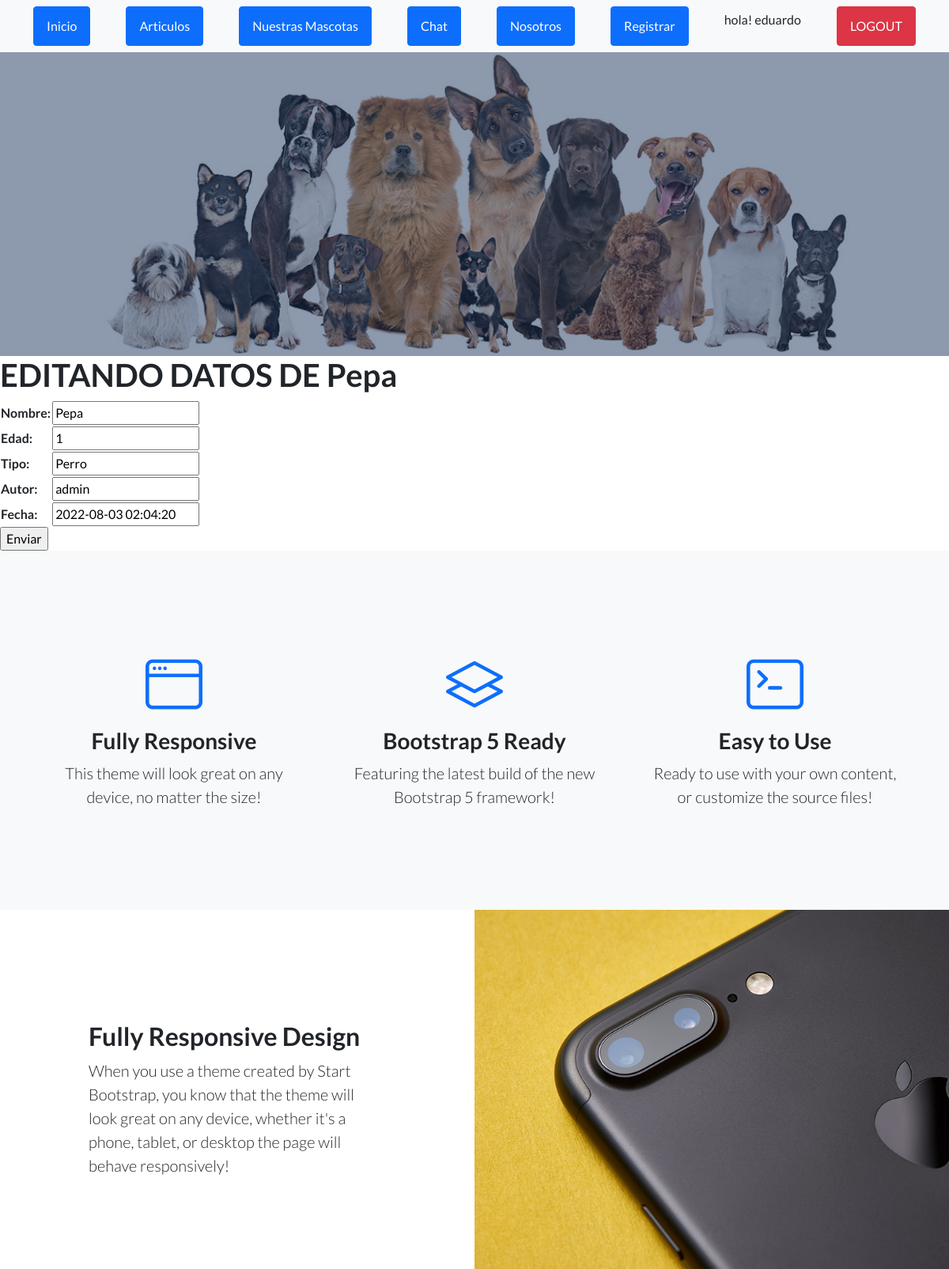
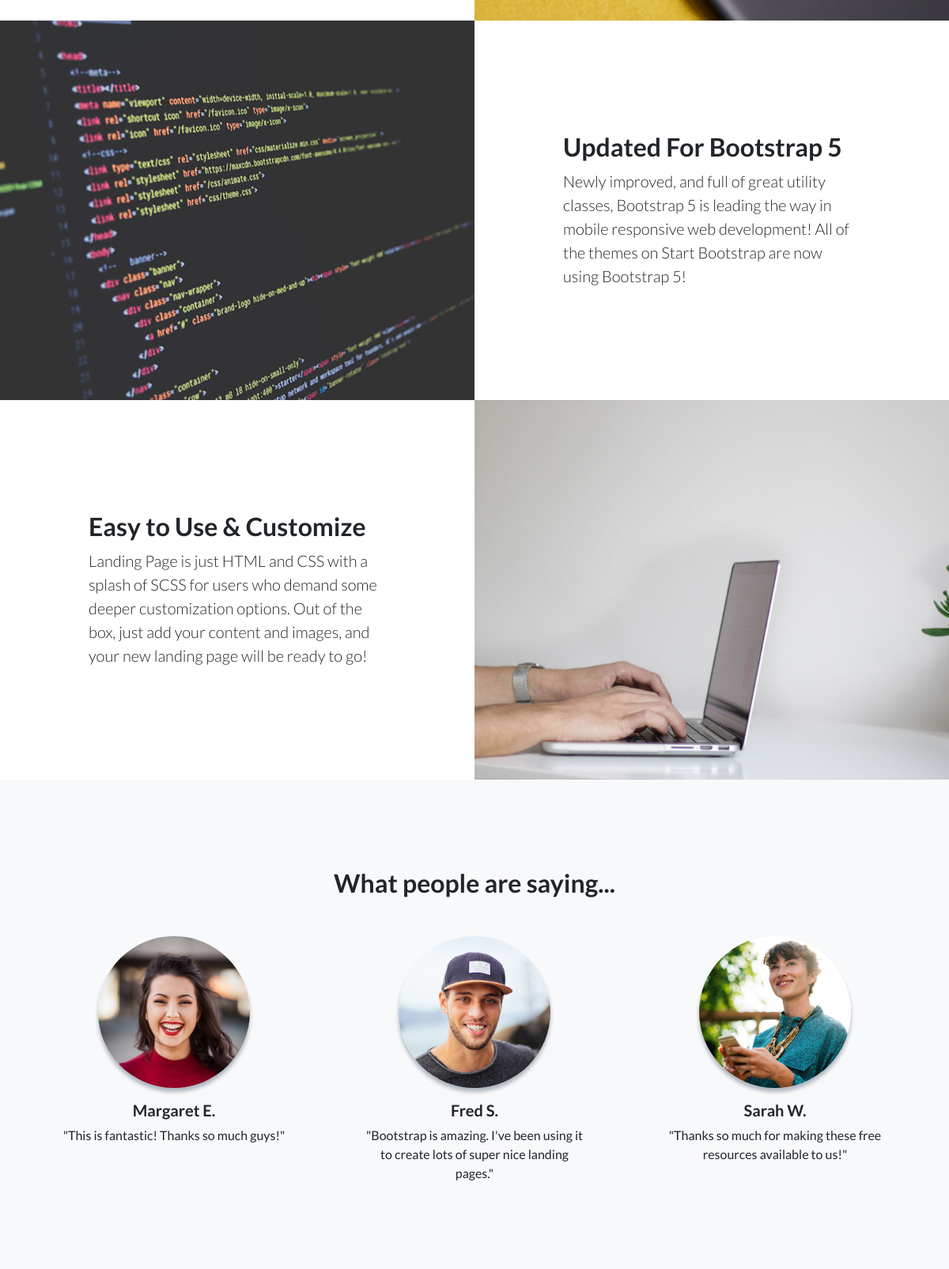
The app's page /editarmascota/Pepa (signed in, upper part) with its own data (2 pictures, top to bottom).
### App/models.py (models this page shows, shortened)
class Mascota(models.Model):
    nombre = models.CharField(max_length=50)
    edad = models.IntegerField()
    tipo = models.CharField(max_length=50) #perro, gato, etc.
    autor = models.CharField(max_length=40,null=True)
    fecha = models.DateTimeField(null=True)
    imagen = models.ImageField(upload_to = "mascotas", null=True, blank=True)

### App/views.py (the view)
# urls.py: path('editarmascota/<nombre_mascota>', editarmascota, name='editarmascota'),
def editarmascota(request,nombre_mascota):
    autor = request.user.username
    fecha = datetime.now().strftime("%Y-%m-%d %H:%M:%S")
    mascotas= Mascota.objects.get(nombre=nombre_mascota)
    if request.method == "POST":
        form = MascotaFormulario(request.POST)
        if form.is_valid():
            info = form.cleaned_data
            mascotas.nombre = info['nombre']
            mascotas.edad= info["edad"]
            mascotas.tipo= info["tipo"]
            mascotas.autor= info["autor"]
            mascotas.fecha= fecha
            mascotas.save()
            return render(request,"App/inicio.html")
    else:
        form= MascotaFormulario(initial={"nombre":mascotas.nombre, "edad":mascotas.edad, "tipo":mascotas.tipo, "autor":mascotas.autor, "fecha":mascotas.fecha})
    return render(request, "App/editarmascota.html",{"formulario":form, "nombre_mascota":nombre_mascota})

### App/forms.py
class MascotaFormulario(forms.Form):
    nombre = forms.CharField()
    edad = forms.IntegerField()
    tipo = forms.CharField()
    autor = forms.CharField(max_length=60)
    fecha = forms.DateTimeField()

### App/templates/App/editarmascota.html (shortened to what this page needs)
{% extends "App/padre.html" %}
{% load static %}
{% block cambia %}
<h1>EDITANDO DATOS DE {{ nombre_mascota }}</h1>
    <form action="{% url 'editarmascota' nombre_mascota %}" method="POST"> {% csrf_token %}
        <table>
            {{ formulario.as_table }}
        </table>
            <input type="submit" value="Enviar">
    </form>
{% endblock %}

### App/templates/App/padre.html (shortened to what this page needs)
<!DOCTYPE html>
<html lang="en">
    <head>
        {% load static %}
        <link href="https://cdn.jsdelivr.net/npm/bootstrap-icons@1.5.0/font/bootstrap-icons.css" rel="stylesheet" type="text/css" />
        <link href="{% static 'App/css/styles.css'%}" rel="stylesheet" />
    </head>
    <body>
        <nav class="navbar navbar-light bg-light static-top">
            <div class="container">
                <a class="btn btn-primary" href="{% url 'Inicio' %}">Inicio</a>
                <a class="btn btn-primary" href="{% url 'Inicio' %}">Articulos</a>
                <a class="btn btn-primary" href="{% url 'nuestrasmascotas' %}">Nuestras Mascotas</a>
                <a class="btn btn-primary" href="{% url 'Inicio' %}">Chat</a>
                <a class="btn btn-primary" href="{% url 'Nosotros' %}">Nosotros</a>
                <a class="btn btn-primary" href="{% url 'register' %}">Registrar</a>
                {% if not request.user.is_authenticated %}
                <a class="btn btn-danger" href="{% url 'login' %}">LOGIN</a>
                {% else %}
                <p> hola! {{ request.user.username }}</p>
                <a class="btn btn-danger" href="{% url 'logout' %}">LOGOUT</a>
                {% endif %}
            </div>
        </nav>
        <header class="masthead">
        </header>
        {% block cambia %}
        {% endblock %}
        <section class="features-icons bg-light text-center">
            <div class="container">
                <div class="row">
                    <div class="col-lg-4">
                        <div class="features-icons-item mx-auto mb-5 mb-lg-0 mb-lg-3">
                            <div class="features-icons-icon d-flex"><i class="bi-window m-auto text-primary"></i></div>
                            <h3>Fully Responsive</h3>
                            <p class="lead mb-0">This theme will look great on any device, no matter the size!</p>
                        </div>
                    </div>
                    <div class="col-lg-4">
                        <div class="features-icons-item mx-auto mb-5 mb-lg-0 mb-lg-3">
                            <div class="features-icons-icon d-flex"><i class="bi-layers m-auto text-primary"></i></div>
                            <h3>Bootstrap 5 Ready</h3>
                            <p class="lead mb-0">Featuring the latest build of the new Bootstrap 5 framework!</p>
                        </div>
                    </div>
                    <div class="col-lg-4">
                        <div class="features-icons-item mx-auto mb-0 mb-lg-3">
                            <div class="features-icons-icon d-flex"><i class="bi-terminal m-auto text-primary"></i></div>
                            <h3>Easy to Use</h3>
                            <p class="lead mb-0">Ready to use with your own content, or customize the source files!</p>
                        </div>
                    </div>
                </div>
            </div>
        </section>
        <section class="showcase">
            <div class="container-fluid p-0">
                <div class="row g-0">
                    <div class="col-lg-6 order-lg-2 text-white showcase-img" style="background-image: url('assets/img/bg-showcase-1.jpg')"></div>
                    <div class="col-lg-6 order-lg-1 my-auto showcase-text">
                        <h2>Fully Responsive Design</h2>
                        <p class="lead mb-0">When you use a theme created by Start Bootstrap, you know that the theme will look great on any device, whether it's a phone, tablet, or desktop the page will behave responsively!</p>
                    </div>
                </div>
                <div class="row g-0">
                    <div class="col-lg-6 text-white showcase-img" style="background-image: url('assets/img/bg-showcase-2.jpg')"></div>
                    <div class="col-lg-6 my-auto showcase-text">
                        <h2>Updated For Bootstrap 5</h2>
                        <p class="lead mb-0">Newly improved, and full of great utility classes, Bootstrap 5 is leading the way in mobile responsive web development! All of the themes on Start Bootstrap are now using Bootstrap 5!</p>
                    </div>
                </div>
                <div class="row g-0">
                    <div class="col-lg-6 order-lg-2 text-white showcase-img" style="background-image: url('assets/img/bg-showcase-3.jpg')"></div>
                    <div class="col-lg-6 order-lg-1 my-auto showcase-text">
                        <h2>Easy to Use & Customize</h2>
                        <p class="lead mb-0">Landing Page is just HTML and CSS with a splash of SCSS for users who demand some deeper customization options. Out of the box, just add your content and images, and your new landing page will be ready to go!</p>
                    </div>
                </div>
            </div>
        </section>
        <section class="testimonials text-center bg-light">
            <div class="container">
                <h2 class="mb-5">What people are saying...</h2>
                <div class="row">
                    <div class="col-lg-4">
                        <div class="testimonial-item mx-auto mb-5 mb-lg-0">
                            <img class="img-fluid rounded-circle mb-3" src="assets/img/testimonials-1.jpg" alt="..." />
                            <h5>Margaret E.</h5>
                            <p class="font-weight-light mb-0">"This is fantastic! Thanks so much guys!"</p>
                        </div>
                    </div>
                    <div class="col-lg-4">
                        <div class="testimonial-item mx-auto mb-5 mb-lg-0">
                            <img class="img-fluid rounded-circle mb-3" src="assets/img/testimonials-2.jpg" alt="..." />
                            <h5>Fred S.</h5>
                            <p class="font-weight-light mb-0">"Bootstrap is amazing. I've been using it to create lots of super nice landing pages."</p>
                        </div>
                    </div>
                    <div class="col-lg-4">
                        <div class="testimonial-item mx-auto mb-5 mb-lg-0">
                            <img class="img-fluid rounded-circle mb-3" src="assets/img/testimonials-3.jpg" alt="..." />
                            <h5>Sarah W.</h5>
                            <p class="font-weight-light mb-0">"Thanks so much for making these free resources available to us!"</p>
                        </div>
                    </div>
                </div>
            </div>
        </section>
    </body>
</html>

### records on screen
Mascota: nombre "Pepa", edad "1", tipo "Perro", autor "admin", fecha "2022-08-03 02:04:20"

### other values on screen
{{ request.user.username }} "eduardo"
